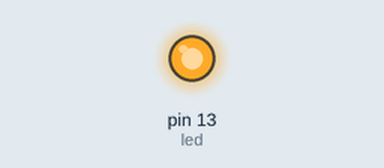
Recording of a sketch running on a simulated Arduino Uno, built with avr-gcc and run on an emulated ATmega328P. Shown: output pins drawn as LEDs (lit = HIGH).

Above: at 0.1 s.
Timing chart, 0 to 1.6 s (numbered marks = the images above):
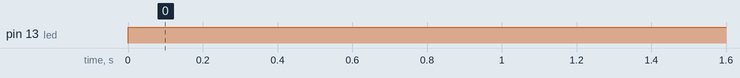

The sketch:

acendeLed.ino
```cpp
//Ligando LED no GARAGINO

int led = 13;

void setup(){

  pinMode(led, OUTPUT);


}

void loop(){

  digitalWrite(led, 1);

}
```

Measured:
- by itself, pin 13 (led): LOW → HIGH at 0.00 s
